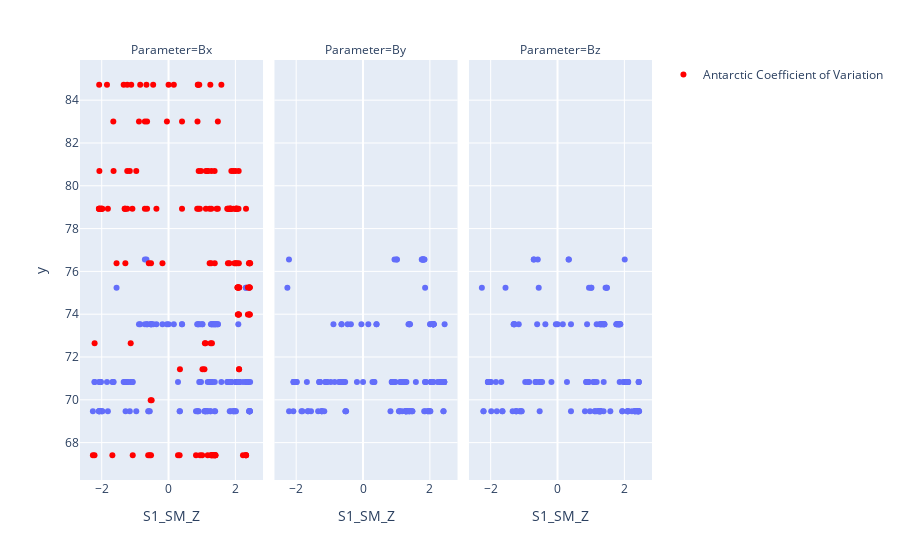

This figure's notebook cell:
### Code cell
# Create the base scatter plot
fig = px.scatter(df, x='S1_SM_Z', y=df['Antarctic Maximum AACGMLAT'].abs(), facet_col = "Parameter")

# # Add another trace for the Antarctic Coefficient of Variation
fig.add_trace(go.Scatter(x=dfX['S1_SM_Z'], y=df['Arctic Maximum AACGMLAT'], name='Antarctic Coefficient of Variation', mode='markers',marker=dict(color='red')))

# Show the plot
# fig.show()

### Figure 1 — Plotly figure (JSON) as saved in the notebook; plotly's stock layout.template omitted (floating-point values rounded to 4 significant figures; data arrays with more than 128 entries replaced by an {"elided": "..."} marker saying what was removed)
{"data": [{"hovertemplate": "Parameter=Bx<br>S1_SM_Z=%{x}<br>y=%{y}<extra></extra>", "legendgroup": "", "marker": {"color": "#636efa", "symbol": "circle"}, "mode": "markers", "name": "", "orientation": "v", "showlegend": false, "type": "scatter", "x": {"elided": "162 float values"}, "xaxis": "x", "y": {"elided": "162 float values"}, "yaxis": "y"}, {"hovertemplate": "Parameter=By<br>S1_SM_Z=%{x}<br>y=%{y}<extra></extra>", "legendgroup": "", "marker": {"color": "#636efa", "symbol": "circle"}, "mode": "markers", "name": "", "orientation": "v", "showlegend": false, "type": "scatter", "x": {"elided": "162 float values"}, "xaxis": "x2", "y": {"elided": "162 float values"}, "yaxis": "y2"}, {"hovertemplate": "Parameter=Bz<br>S1_SM_Z=%{x}<br>y=%{y}<extra></extra>", "legendgroup": "", "marker": {"color": "#636efa", "symbol": "circle"}, "mode": "markers", "name": "", "orientation": "v", "showlegend": false, "type": "scatter", "x": {"elided": "162 float values"}, "xaxis": "x3", "y": {"elided": "162 float values"}, "yaxis": "y3"}, {"marker": {"color": "red"}, "mode": "markers", "name": "Antarctic Coefficient of Variation", "type": "scatter", "x": {"elided": "162 float values"}, "y": {"elided": "486 float values"}}], "layout": {"annotations": [{"font": {}, "showarrow": false, "text": "Parameter=Bx", "x": 0.16, "xanchor": "center", "xref": "paper", "y": 1, "yanchor": "bottom", "yref": "paper"}, {"font": {}, "showarrow": false, "text": "Parameter=By", "x": 0.5, "xanchor": "center", "xref": "paper", "y": 1, "yanchor": "bottom", "yref": "paper"}, {"font": {}, "showarrow": false, "text": "Parameter=Bz", "x": 0.84, "xanchor": "center", "xref": "paper", "y": 1, "yanchor": "bottom", "yref": "paper"}], "autosize": true, "legend": {"tracegroupgap": 0}, "margin": {"t": 60}, "xaxis": {"anchor": "y", "autorange": true, "domain": [0, 0.32], "range": [-2.605, 2.782], "title": {"text": "S1_SM_Z"}, "type": "linear"}, "xaxis2": {"anchor": "y2", "autorange": true, "domain": [0.34, 0.66], "matches": "x", "range": [-2.605, 2.782], "title": {"text": "S1_SM_Z"}, "type": "linear"}, "xaxis3": {"anchor": "y3", "autorange": true, "domain": [0.68, 1.0], "matches": "x", "range": [-2.605, 2.782], "title": {"text": "S1_SM_Z"}, "type": "linear"}, "yaxis": {"anchor": "x", "autorange": true, "domain": [0, 1], "range": [66.07, 86.06], "title": {"text": "y"}, "type": "linear"}, "yaxis2": {"anchor": "x2", "autorange": true, "domain": [0, 1], "matches": "y", "range": [66.07, 86.06], "showticklabels": false, "type": "linear"}, "yaxis3": {"anchor": "x3", "autorange": true, "domain": [0, 1], "matches": "y", "range": [66.07, 86.06], "showticklabels": false, "type": "linear"}}}
